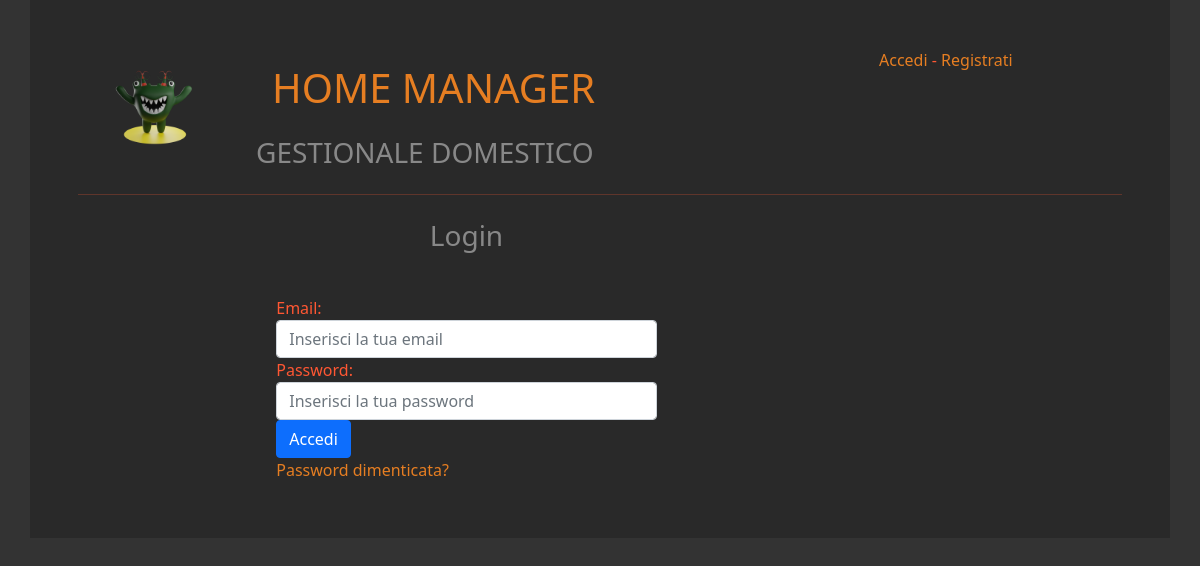
The page / on the database its author committed.
### tables this page shows
CREATE TABLE `configuration` (
  `id` tinyint NOT NULL AUTO_INCREMENT,
  `name` varchar(50) DEFAULT NULL,
  `description` varchar(60) DEFAULT NULL,
  `maintenance` tinyint(1) NOT NULL,
  `logo` varchar(60) DEFAULT NULL,
  `id_color` tinyint NOT NULL,
  PRIMARY KEY (`id`)
);

### index.php (called while the page is built)
<?php
	require_once("system/includes.php");
	if($maintenance == true)
	{
		echo "Sito in manutenzione";
	}
	elseif($maintenance == false)
	{
		require_once("frontend/base.php");
	}
?>

### system/config.php (called while the page is built, shortened)
<?php
require("./configuration/controller/ConfigurationController.class.php");
$config = new ConfigurationController();
$row = $config->selectConfiguration();
if ($row) {
	$title 			= $row['name'];
	$description 	= $row['description'];
	$logo 			= $row['logo'];
}
?>

### configuration/controller/ConfigurationController.class.php (called while the page is built, shortened)
<?php
require("./configuration/model/Configuration.class.php");
class ConfigurationController
{
    public function __construct() {
        $this->config = new Configuration();
    }
    public function selectConfiguration() {
        return $this->config->getConfiguration();
    }
}

### configuration/model/Configuration.class.php (called while the page is built, shortened)
<?php
require("./system/connection.php");
class Configuration
{
    public function getConfiguration() {
        global $conn;
        $query = "SELECT name, description, maintenance, logo, id_color FROM configuration";
        $result = mysqli_query($conn, $query);
        $row = mysqli_fetch_assoc($result);
        return $row;
    }
}
?>

### system/includes.php (called while the page is built, shortened)
<?php
	require_once("system/config.php");
	require_once("system/component.class.php");
?>

### frontend/base.php (the view, shortened to what this page needs)
<!DOCTYPE html>
<html lang="en">
<head>
    <link rel="stylesheet" href="https://stackpath.bootstrapcdn.com/bootstrap/5.0.0-alpha1/css/bootstrap.min.css">
</head>
<body>
    <div class="container p-1 p-md-5">
        <div class="row">
            <div class="col-md-2" style="text-align:center">
                <?php if (!empty($logo)) { ?>
                <img src="<?= $logo?>" alt="<?= $title?>" width="100" height="100">
                <?php }?>
            </div>
            <div class="col-md-7">
                <h1 class="p-3"><?php echo '<a href="index.php">'.strtoUpper($title) .'</a>'; ?></h1>
                <h3><?= strtoUpper($description) ?></h3>
            </div>
            <div class="col-md-3">
                <?= getMenu()?>
            </div>
        </div>
        <hr>
        <div class="row">
            <div class="col-md-9 p-2">
                <?= getPage()?>
            </div>
            <div class="col-md-3 p-2">
            </div>
        </div>
    </div>
</body>
</html>

### rows shown on the page
configuration: logo (picture), name "HOME MANAGER", description "GESTIONALE DOMESTICO"

### other values the page prints
$text "Login"
$label "Email Password"
$label "Accedi"
